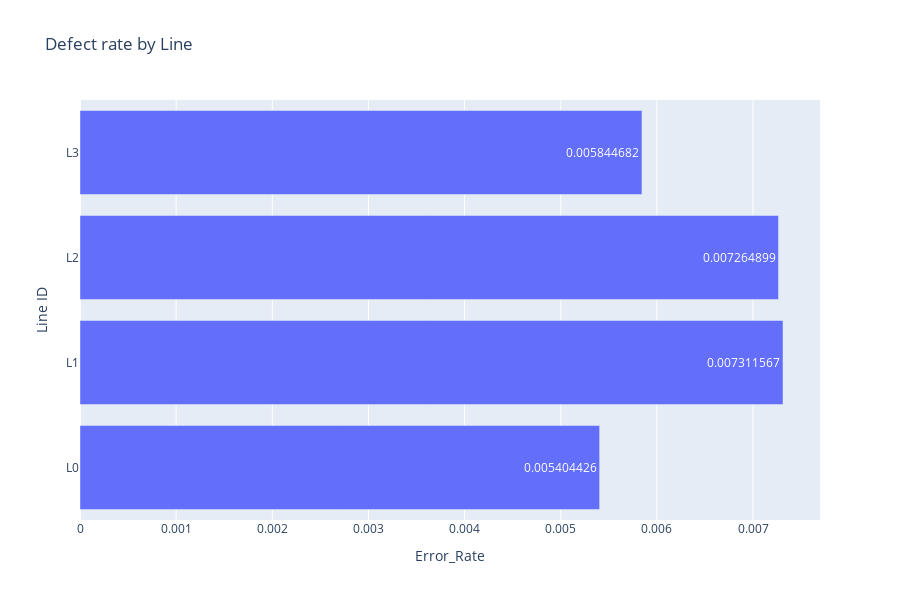

Source (notebook cell):
### Code cell
fig = px.bar(line_data, y='Line ID', x='Error_Rate',title="Defect rate by Line",text_auto=True,orientation='h',width=900,height=600)
fig.show()

### Figure 1 — Plotly figure (JSON) as saved in the notebook; plotly's stock layout.template omitted (floating-point values rounded to 4 significant figures)
{"data": [{"alignmentgroup": "True", "hovertemplate": "Error_Rate=%{x}<br>Line ID=%{y}<extra></extra>", "legendgroup": "", "marker": {"color": "#636efa", "pattern": {"shape": ""}}, "name": "", "offsetgroup": "", "orientation": "h", "showlegend": false, "textposition": "auto", "texttemplate": "%{x}", "type": "bar", "x": [0.005404, 0.007312, 0.007265, 0.005845], "xaxis": "x", "y": ["L0", "L1", "L2", "L3"], "yaxis": "y"}], "layout": {"barmode": "relative", "height": 600, "legend": {"tracegroupgap": 0}, "title": {"text": "Defect rate by Line"}, "width": 900, "xaxis": {"anchor": "y", "autorange": true, "domain": [0, 1], "range": [0, 0.007696], "title": {"text": "Error_Rate"}, "type": "linear"}, "yaxis": {"anchor": "x", "autorange": true, "domain": [0, 1], "range": [-0.5, 3.5], "title": {"text": "Line ID"}, "type": "category"}}}
